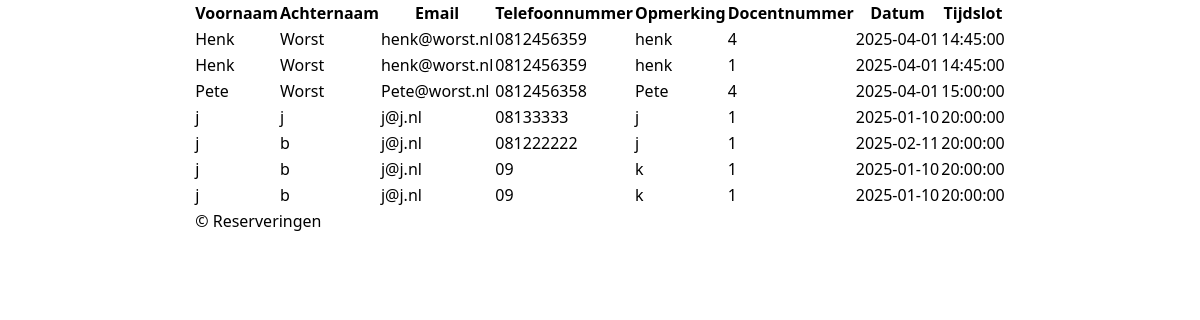
The page /admin.php (signed in) on the database as committed earlier.
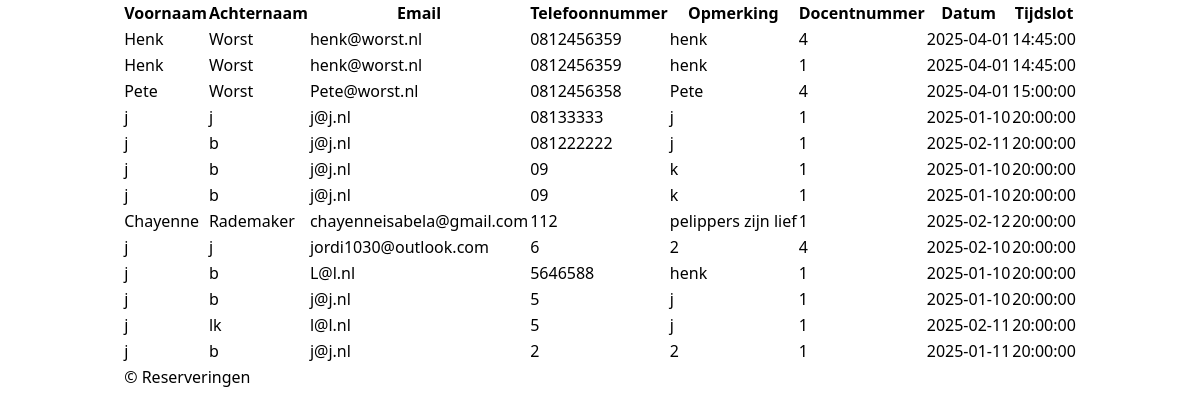
The same page on the database as committed later.
### tables this page shows
CREATE TABLE `reservations` (
                                `id` int NOT NULL,
                                `first_name` varchar(50) NOT NULL,
                                `last_name` varchar(50) NOT NULL,
                                `email` varchar(256) NOT NULL,
                                `phone_number` varchar(20) NOT NULL,
                                `comment` varchar(1000) NOT NULL,
                                `user_id` int NOT NULL,
                                `date` date NOT NULL,
                                `time_slot` time NOT NULL
);

### admin.php (the view, shortened to what this page needs)
<?php
require_once "includes/database.php";
$query = "SELECT * FROM reservations";
$result = mysqli_query($db, $query)
or die('Error ' . mysqli_error($db) . ' with query ' . $query);
$reservations = [];
while ($row = mysqli_fetch_assoc($result)) {
    $reservations[] = $row;
}
?>
<!doctype html>
<html lang="en">
<head>
    <link href="output.css" rel="stylesheet">
</head>
<body>
<main>
    <section class="section">
        <table class="table mx-auto">
            <thead>
            <tr>
                <th>Voornaam</th>
                <th>Achternaam</th>
                <th>Email</th>
                <th>Telefoonnummer</th>
                <th>Opmerking</th>
                <th>Docentnummer</th>
                <th>Datum</th>
                <th>Tijdslot</th>
            </tr>
            </thead>
            <tfoot>
            <tr>
                <td colspan="8">&copy; Reserveringen</td>
            </tr>
            </tfoot>
            <tbody>
            <?php
            for ($i = 0; $i < count($reservations); $i++) {
                echo '<tr>';
                echo "<td>" . htmlentities($reservations[$i]['first_name']) . "</td>";
                echo "<td>" . htmlentities($reservations[$i]['last_name']) . "</td>";
                echo "<td>" . htmlentities($reservations[$i]['email']) . "</td>";
                echo "<td>" . htmlentities($reservations[$i]['phone_number']) . "</td>";
                echo "<td>" . htmlentities($reservations[$i]['comment']) . "</td>";
                echo "<td>" . htmlentities($reservations[$i]['user_id']) . "</td>";
                echo "<td>" . htmlentities($reservations[$i]['date']) . "</td>";
                echo "<td>" . htmlentities($reservations[$i]['time_slot']) . "</td>";
                echo '</tr>';
            }
            ?>
            </tbody>
        </table>
    </section>
</main>
</body>

Rows that differ between the two databases and show on the page:
added reservations: first_name "Chayenne", last_name "Rademaker", email "chayenneisabela@gmail.com", phone_number "112", comment "pelippers zijn lief", user "1", date "2025-02-12", time_slot "20:00:00"
added reservations: first_name "j", last_name "j", email "jordi1030@outlook.com", phone_number "6", comment "2", user "4", date "2025-02-10", time_slot "20:00:00"
added reservations: first_name "j", last_name "b", email "L@l.nl", phone_number "5646588", comment "henk", user "1", date "2025-01-10", time_slot "20:00:00"
added reservations: first_name "j", last_name "b", email "j@j.nl", phone_number "5", comment "j", user "1", date "2025-01-10", time_slot "20:00:00"
added reservations: first_name "j", last_name "lk", email "l@l.nl", phone_number "5", comment "j", user "1", date "2025-02-11", time_slot "20:00:00"
added reservations: first_name "j", last_name "b", email "j@j.nl", phone_number "2", comment "2", user "1", date "2025-01-11", time_slot "20:00:00"
